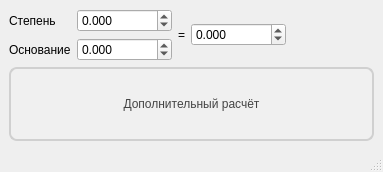
<?xml version="1.0" encoding="UTF-8"?>
<ui version="4.0">
 <class>Added_window</class>
 <widget class="QMainWindow" name="Added_window">
  <property name="geometry">
   <rect>
    <x>0</x>
    <y>0</y>
    <width>383</width>
    <height>172</height>
   </rect>
  </property>
  <property name="windowTitle">
   <string>Дополнительный расчёт</string>
  </property>
  <widget class="QWidget" name="centralwidget">
   <layout class="QVBoxLayout" name="verticalLayout_2">
    <item>
     <layout class="QHBoxLayout" name="horizontalLayout_3">
      <item>
       <layout class="QVBoxLayout" name="verticalLayout">
        <item>
         <layout class="QHBoxLayout" name="horizontalLayout">
          <item>
           <widget class="QLabel" name="label_3">
            <property name="text">
             <string>Степень</string>
            </property>
           </widget>
          </item>
          <item>
           <widget class="QDoubleSpinBox" name="degree_spinbox">
            <property name="decimals">
             <number>3</number>
            </property>
            <property name="minimum">
             <double>-9999999999999.000000000000000</double>
            </property>
            <property name="maximum">
             <double>9999999999999.000000000000000</double>
            </property>
           </widget>
          </item>
         </layout>
        </item>
        <item>
         <layout class="QHBoxLayout" name="horizontalLayout_2">
          <item>
           <widget class="QLabel" name="label_4">
            <property name="text">
             <string>Основание</string>
            </property>
           </widget>
          </item>
          <item>
           <widget class="QDoubleSpinBox" name="main_number_spinbox">
            <property name="decimals">
             <number>3</number>
            </property>
            <property name="minimum">
             <double>-9999999999999.000000000000000</double>
            </property>
            <property name="maximum">
             <double>9999999999999.000000000000000</double>
            </property>
           </widget>
          </item>
         </layout>
        </item>
       </layout>
      </item>
      <item>
       <widget class="QLabel" name="label_2">
        <property name="text">
         <string>=</string>
        </property>
       </widget>
      </item>
      <item>
       <widget class="QDoubleSpinBox" name="result_spinbox">
        <property name="decimals">
         <number>3</number>
        </property>
        <property name="minimum">
         <double>-9999999999999.000000000000000</double>
        </property>
        <property name="maximum">
         <double>9999999999999.000000000000000</double>
        </property>
       </widget>
      </item>
      <item>
       <spacer name="horizontalSpacer">
        <property name="orientation">
         <enum>Qt::Orientation::Horizontal</enum>
        </property>
        <property name="sizeHint" stdset="0">
         <size>
          <width>40</width>
          <height>20</height>
         </size>
        </property>
       </spacer>
      </item>
     </layout>
    </item>
    <item>
     <widget class="QToolButton" name="gear_calculation_btn">
      <property name="sizePolicy">
       <sizepolicy hsizetype="Minimum" vsizetype="Minimum">
        <horstretch>0</horstretch>
        <verstretch>0</verstretch>
       </sizepolicy>
      </property>
      <property name="styleSheet">
       <string notr="true">QToolButton {
    background-color: rgba(240, 240, 240, 1.0); /* Светло‑серый фон */
    color: #444444; /* Тёмно‑серый текст */
    border-radius: 8px;
    border: 2px solid #d0d0d0; /* Серая граница */
    font-weight: normal;
}

/* ЧЁТКИЙ ЭФФЕКТ ПРИ НАВЕДЕНИИ НА НЕАКТИВНУЮ КНОПКУ */
QToolButton:hover {
    background-color: rgba(220, 220, 220, 1.0); /* Заметно темнее */
    border: 2px solid #b0b0b0; /* Темнее граница */
}

QToolButton:pressed {
    background-color: rgba(200, 200, 200, 1.0); /* Ещё темнее при нажатии */
    border: 2px solid #909090;
    margin: 1px; /* Небольшой сдвиг для эффекта нажатия */
}

/* Состояние CHECKED — прежние цвета */
QToolButton:checked {
    background-color: transparent;
    color: black;
    border: 2px solid rgba(0, 188, 188, 0.5); /* Более насыщенный голубой */
}

QToolButton:checked:hover {
    background-color: rgba(0, 188, 188, 0.05);
/*    border: 2px solid rgba(0, 150, 150, 0.9); /* Темнее при наведении */
}

QToolButton:checked:pressed {
    background-color: rgba(0, 188, 188, 0.1);
}
</string>
      </property>
      <property name="text">
       <string>Дополнительный расчёт</string>
      </property>
      <property name="checkable">
       <bool>true</bool>
      </property>
      <property name="toolButtonStyle">
       <enum>Qt::ToolButtonStyle::ToolButtonTextBesideIcon</enum>
      </property>
     </widget>
    </item>
   </layout>
  </widget>
  <widget class="QMenuBar" name="menubar">
   <property name="geometry">
    <rect>
     <x>0</x>
     <y>0</y>
     <width>383</width>
     <height>22</height>
    </rect>
   </property>
  </widget>
  <widget class="QStatusBar" name="statusbar"/>
 </widget>
 <resources/>
 <connections/>
</ui>
